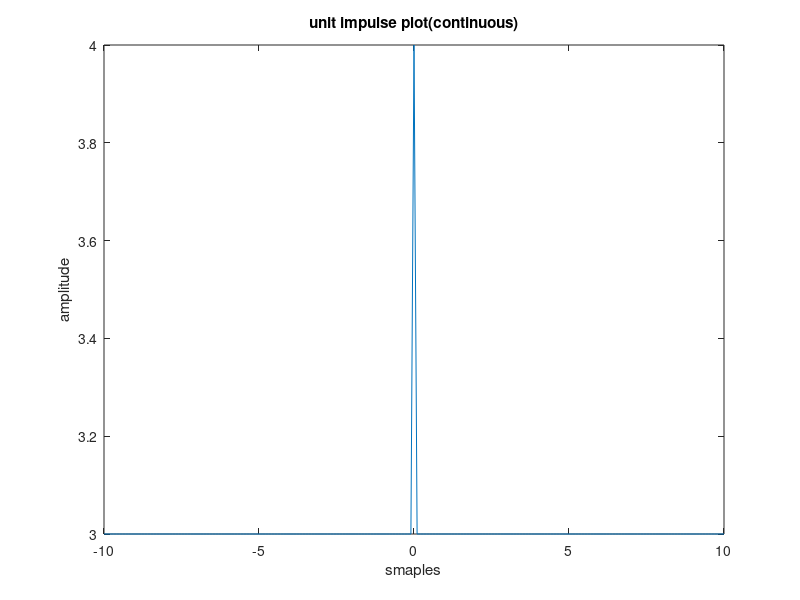

Source code (MATLAB):


n = [-10:0.1:10]
f = 3.+[zeros(1,100) 1 zeros(1,100)]

figure
plot(n,f)
xlabel('smaples')
ylabel('amplitude')
title('unit impulse plot(continuous)')